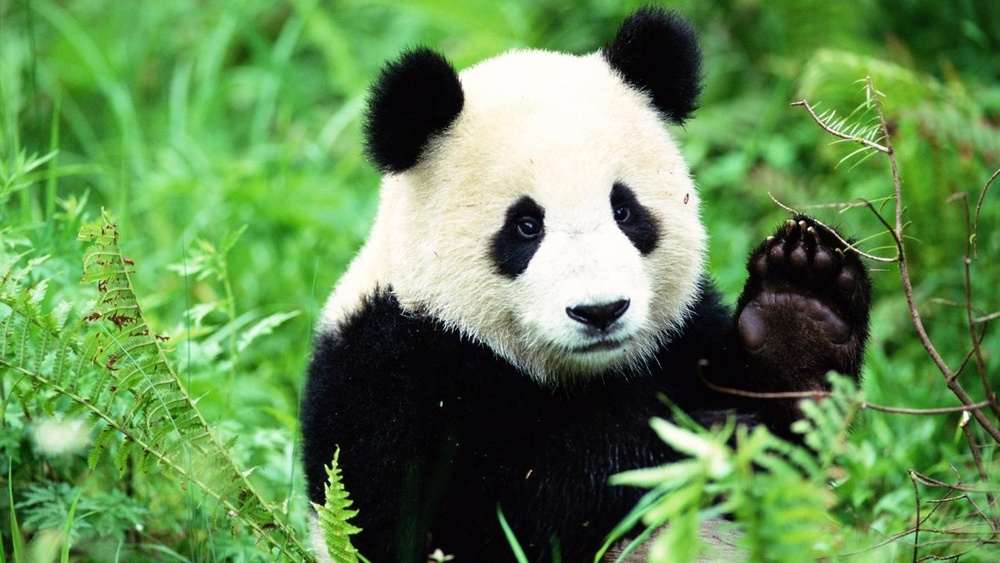
#> input picture results/image.jpg, 1000 x 563 px, shrunk from 1400 x 788 before the run; the run also reads 1 picture not shown here
$ python SIFT.py
#> lines starting #> are read from the running program, lines starting #| are printed output that depends on the picture
import cv2

image_1 = cv2.imread('results/image.jpg')
#> image_1 is the input picture: shape (563, 1000, 3); mean B, G, R 81.5, 139.5, 98.2
image_2 = cv2.imread('results/image_scale.jpg')

SIFT = cv2.xfeatures2d.SIFT_create()

keypoints_1, descriptors_1 = SIFT.detectAndCompute(image_1,None)
#> keypoints_1 = 2838 keypoints; strongest (x, y, size): (518, 236, 39.7), (801, 222, 2.7), (414, 110, 65.4), (638, 224, 30.8)
keypoints_2, descriptors_2 = SIFT.detectAndCompute(image_2,None)
#> keypoints_2 = 1178 keypoints; strongest (x, y, size): (259, 118, 19.8), (207, 55, 32.7), (219, 277, 3.1), (317, 110, 16)

bf = cv2.BFMatcher(cv2.NORM_L1, crossCheck=True)
matches = bf.match(descriptors_1,descriptors_2)
#> matches = 1001 matches
matches = sorted(matches, key = lambda x:x.distance)
output = cv2.drawMatches(image_1, keypoints_1, image_2, keypoints_2, matches[:50], image_2, flags=2)
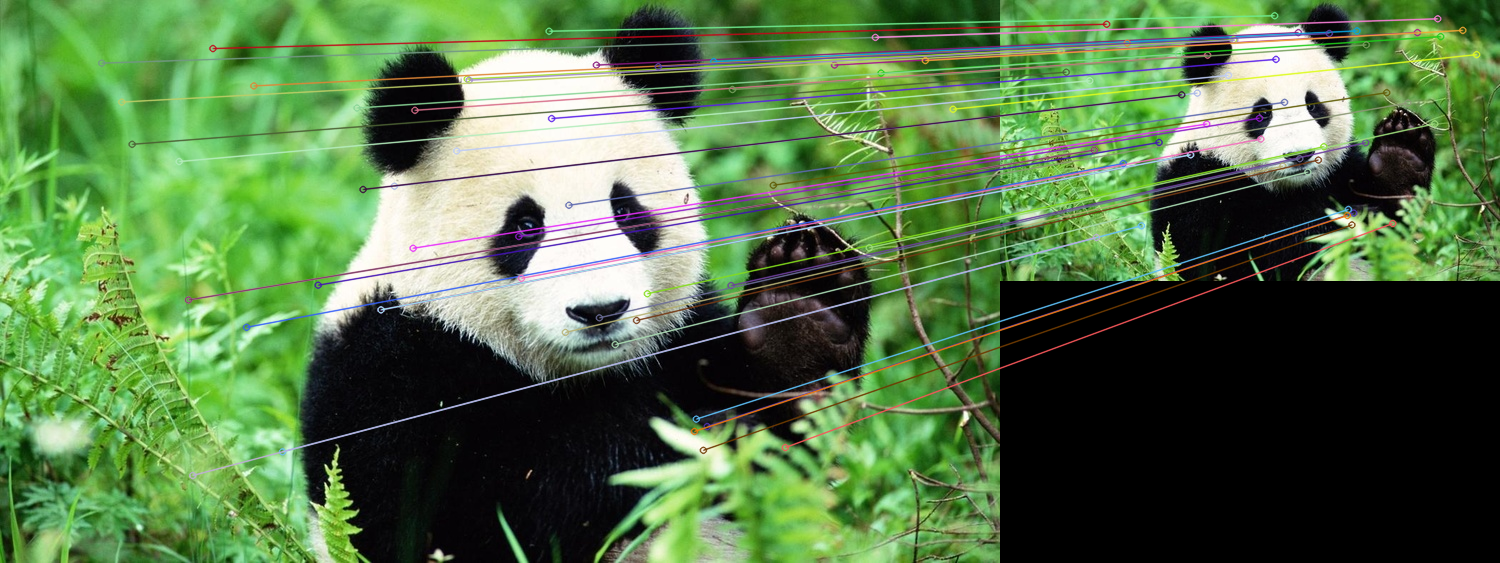
#> output: shape (563, 1500, 3); mean B, G, R 70.7, 115.5, 84.1
cv2.imwrite("results/SIFT_scale.jpg", output)
